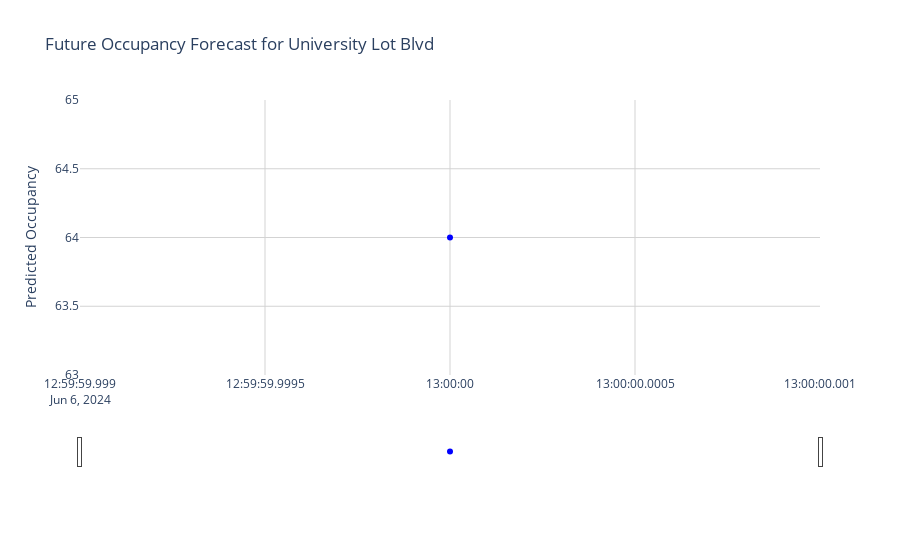

Source (notebook cell):
### Code cell
# Create a new figure
fig = go.Figure()

fig.add_trace(go.Scatter(x=future_with_features.index, y=future_with_features['Occupancy'],
                         name='Predicted Parking',
                         line=dict(color='blue', width=0.5),
                         hovertemplate='<b>Date</b>: %{x|%m-%d-%Y}<br>' +
                                       '<b>Patients</b>: %{y}<br>' +
                                       '<b>Day of Week</b>: %{x| %A}<extra></extra>'))

title = f'Future Occupancy Forecast for {parking_lot_to_predict}'

fig.update_layout(
    title=title,
    xaxis=dict(
        rangeslider=dict(visible=True),
        type='date'
    ),
    yaxis_title='Predicted Occupancy',
    template='plotly_white'
)

fig.update_xaxes(showgrid=True, gridwidth=1, gridcolor='lightgrey')
fig.update_yaxes(showgrid=True, gridwidth=1, gridcolor='lightgrey')

fig.show()

### Figure 1 — Plotly figure (JSON) as saved in the notebook; plotly's stock layout.template omitted (floating-point values rounded to 4 significant figures)
{"data": [{"hovertemplate": "<b>Date</b>: %{x|%m-%d-%Y}<br><b>Patients</b>: %{y}<br><b>Day of Week</b>: %{x| %A}<extra></extra>", "line": {"color": "blue", "width": 0.5}, "name": "Predicted Parking", "type": "scatter", "x": ["2024-06-06T13:00:00"], "y": [64]}], "layout": {"title": {"text": "Future Occupancy Forecast for University Lot Blvd"}, "xaxis": {"gridcolor": "lightgrey", "gridwidth": 1, "rangeslider": {"visible": true}, "showgrid": true, "type": "date"}, "yaxis": {"gridcolor": "lightgrey", "gridwidth": 1, "showgrid": true, "title": {"text": "Predicted Occupancy"}}}}
